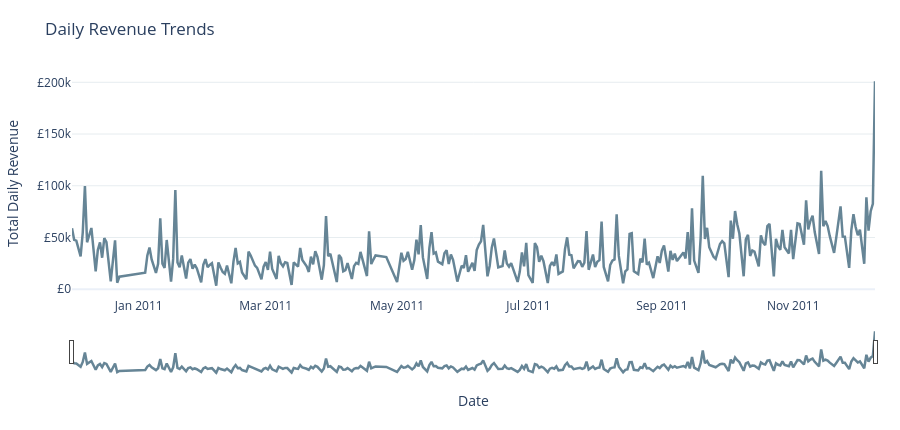

The notebook cell this image was saved under:
### Markdown cell above
## Daily Revenue Trends (Line Chart)

### Code cell
# Sum line-item revenue by calendar date before drawing  time series.
fig_daily_revenue = px.line(
    daily_revenue_df.sort_values('Date'),
    x='Date', y='TotalRevenue',
    title='Daily Revenue Trends',
    labels={'Date': 'Date', 'TotalRevenue': 'Total Daily Revenue'},
    template=PLOTLY_TEMPLATE,
    color_discrete_sequence=[MUTED_BLUE],
    custom_data=['Date'],
)
fig_daily_revenue.update_traces(
    mode='lines', line={'width': 2.5, 'shape': 'linear'},
    hovertemplate='Date: %{x|%b %d, %Y}<br>Total revenue: %{y:£,.2f}<extra></extra>',
)
fig_daily_revenue.update_layout(
    hovermode='x unified', height=430, margin={'l': 65, 'r': 25, 't': 70, 'b': 55},
    xaxis={'title': 'Date', 'showgrid': False, 'rangeslider': {'visible': True}},
    yaxis={'title': 'Total Daily Revenue', 'tickprefix': '£', 'separatethousands': True, 'gridcolor': GRID},
)
fig_daily_revenue.show(config=PLOTLY_CONFIG)

### Figure 1 — Plotly figure (JSON) as saved in the notebook; plotly's stock layout.template omitted (floating-point values rounded to 4 significant figures; data arrays with more than 128 entries replaced by an {"elided": "..."} marker saying what was removed)
{"data": [{"customdata": {"elided": "305x1 str values"}, "hovertemplate": "Date: %{x|%b %d, %Y}<br>Total revenue: %{y:£,.2f}<extra></extra>", "legendgroup": "", "line": {"color": "#668596", "dash": "solid", "shape": "linear", "width": 2.5}, "marker": {"symbol": "circle"}, "mode": "lines", "name": "", "orientation": "v", "showlegend": false, "x": {"elided": "305 str values"}, "xaxis": "x", "y": {"elided": "305 float values"}, "yaxis": "y", "type": "scatter"}], "layout": {"xaxis": {"anchor": "y", "domain": [0.0, 1.0], "title": {"text": "Date"}, "rangeslider": {"visible": true}, "showgrid": false}, "yaxis": {"anchor": "x", "domain": [0.0, 1.0], "title": {"text": "Total Daily Revenue"}, "tickprefix": "£", "separatethousands": true, "gridcolor": "#E7EDF0"}, "legend": {"tracegroupgap": 0}, "title": {"text": "Daily Revenue Trends"}, "margin": {"l": 65, "r": 25, "t": 70, "b": 55}, "hovermode": "x unified", "height": 430}}
